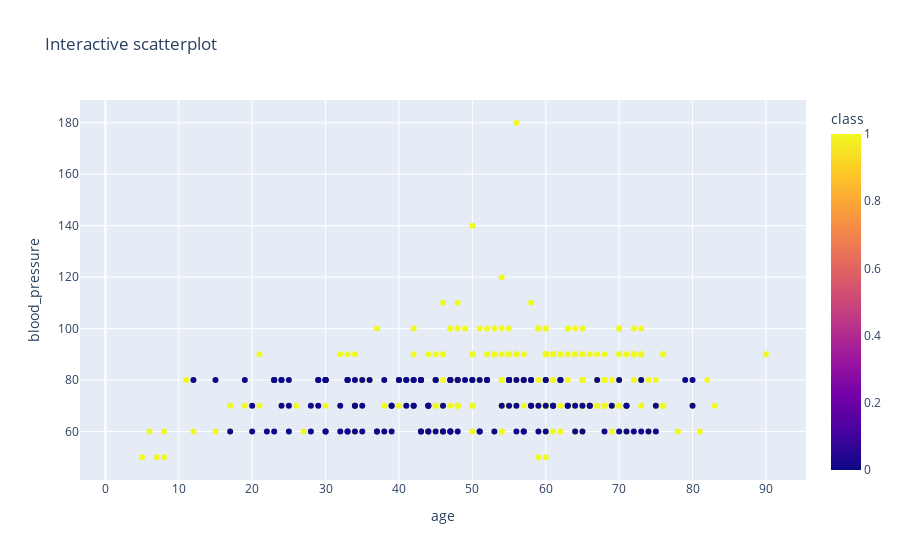

Source (notebook cell):
### Code cell
fig = px.scatter(df,x = 'age',y = 'blood_pressure',color = 'class',hover_data = ['serum_creatinine','haemoglobin'],title = 'Interactive scatterplot')
fig.show()

### Figure 1 — Plotly figure (JSON) as saved in the notebook; plotly's stock layout.template omitted (floating-point values rounded to 4 significant figures; data arrays with more than 128 entries replaced by an {"elided": "..."} marker saying what was removed)
{"data": [{"customdata": {"elided": "400x2 float values"}, "hovertemplate": "age=%{x}<br>blood_pressure=%{y}<br>serum_creatinine=%{customdata[0]}<br>haemoglobin=%{customdata[1]}<br>class=%{marker.color}<extra></extra>", "legendgroup": "", "marker": {"color": {"elided": "400 int values"}, "coloraxis": "coloraxis", "symbol": "circle"}, "mode": "markers", "name": "", "orientation": "v", "showlegend": false, "type": "scatter", "x": {"elided": "400 float values"}, "xaxis": "x", "y": {"elided": "400 float values"}, "yaxis": "y"}], "layout": {"coloraxis": {"colorbar": {"title": {"text": "class"}}, "colorscale": [[0, "#0d0887"], [0.1111, "#46039f"], [0.2222, "#7201a8"], [0.3333, "#9c179e"], [0.4444, "#bd3786"], [0.5556, "#d8576b"], [0.6667, "#ed7953"], [0.7778, "#fb9f3a"], [0.8889, "#fdca26"], [1, "#f0f921"]]}, "legend": {"tracegroupgap": 0}, "title": {"text": "Interactive scatterplot"}, "xaxis": {"anchor": "y", "domain": [0, 1], "title": {"text": "age"}}, "yaxis": {"anchor": "x", "domain": [0, 1], "title": {"text": "blood_pressure"}}}}
